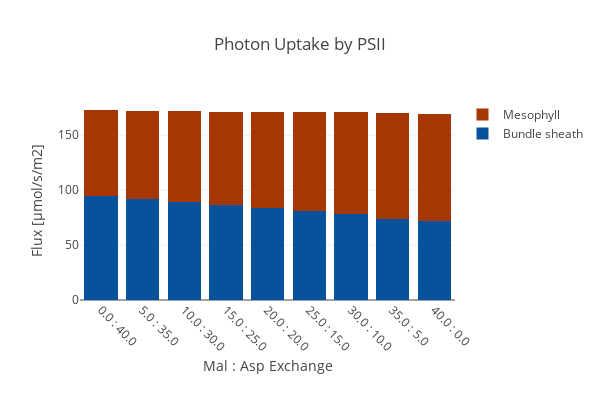

The cell this chart's notebook holds for it:
### Code cell
create_bar_plot_met(D_fba, D_exp,
                    {'[M]_PSII_h':'Mesophyll','[B]_PSII_h': 'Bundle sheath'},'hnu_h',
                    'Photon Uptake by PSII', xaxis_title, c3_model,
                    stacked = True, save_fig=save_fig)

### Figure 1 — Plotly figure (JSON) as saved in the notebook; plotly's stock layout.template omitted (floating-point values rounded to 4 significant figures)
{"data": [{"marker": {"color": "rgb(8,81,156)"}, "name": "Bundle sheath", "type": "bar", "uid": "c2eed3d4-7fa1-48dc-87ff-53722139fdb3", "x": ["0.0 : 40.0", "5.0 : 35.0", "10.0 : 30.0", "15.0 : 25.0", "20.0 : 20.0", "25.0 : 15.0", "30.0 : 10.0", "35.0 : 5.0", "40.0 : 0.0"], "y": [95.03, 92.3, 89.52, 86.73, 83.88, 81.02, 77.86, 74.1, 71.86]}, {"marker": {"color": "rgb(166,54,3)"}, "name": "Mesophyll", "type": "bar", "uid": "520e6d20-ac32-415d-bc87-1a66769c57bc", "x": ["0.0 : 40.0", "5.0 : 35.0", "10.0 : 30.0", "15.0 : 25.0", "20.0 : 20.0", "25.0 : 15.0", "30.0 : 10.0", "35.0 : 5.0", "40.0 : 0.0"], "y": [77.96, 80.1, 82.24, 84.41, 87.26, 90.12, 93.01, 95.96, 97.73]}], "layout": {"barmode": "stack", "height": 400, "margin": {"b": 100}, "title": {"text": "Photon Uptake by PSII"}, "width": 600, "xaxis": {"tickangle": 45, "title": {"text": "Mal : Asp Exchange"}}, "yaxis": {"autorange": true, "title": {"text": "Flux [µmol/s/m2]"}}}}
